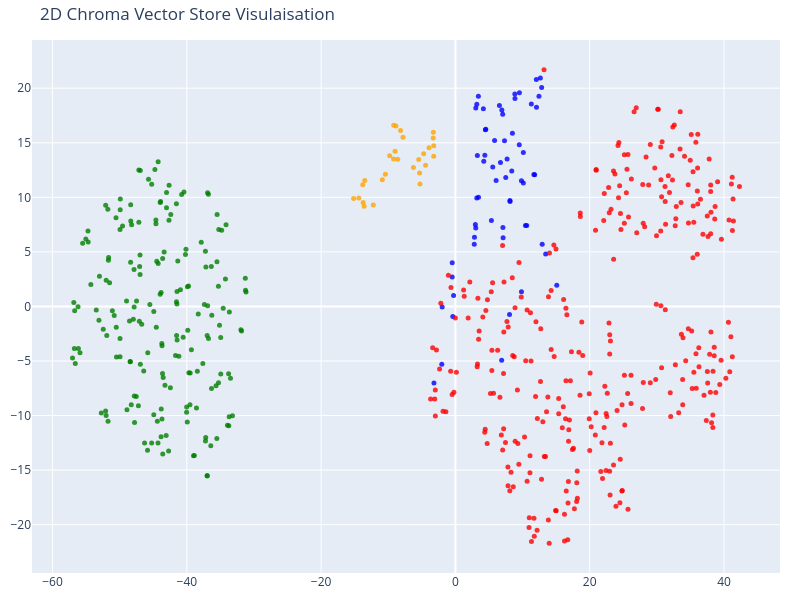

The cell this chart's notebook holds for it:
### Code cell
tsne = TSNE(n_components=2, random_state=42)
reduced_vectors = tsne.fit_transform(vectors)

fig = go.Figure(data=[go.Scatter(
    x=reduced_vectors[:, 0],
    y=reduced_vectors[:, 1],
    mode='markers',
    marker=dict(size=5, color=colors, opacity=0.8),
    text=[f"Type: {t}<br>Text: {d[:100]}..." for t, d in zip(doc_types, documents)],
    hoverinfo='text'
)])

fig.update_layout(title='2D Chroma Vector Store Visulaisation',
    scene=dict(xaxis_title='x', yaxis_title='y'),
    width=800,
    height=600,
    margin=dict(r=20, b=10, l=10, t=40)
)

fig.show()

### Figure 1 — Plotly figure (JSON) as saved in the notebook; plotly's stock layout.template omitted (floating-point values rounded to 4 significant figures; data arrays with more than 128 entries replaced by an {"elided": "..."} marker saying what was removed)
{"data": [{"hoverinfo": "text", "marker": {"color": {"elided": "582 str values"}, "opacity": 0.8, "size": 5}, "mode": "markers", "text": {"elided": "582 str values"}, "type": "scatter", "x": {"elided": "582 float values"}, "y": {"elided": "582 float values"}}], "layout": {"height": 600, "margin": {"b": 10, "l": 10, "r": 20, "t": 40}, "scene": {"xaxis": {"title": {"text": "x"}}, "yaxis": {"title": {"text": "y"}}}, "title": {"text": "2D Chroma Vector Store Visulaisation"}, "width": 800}}
